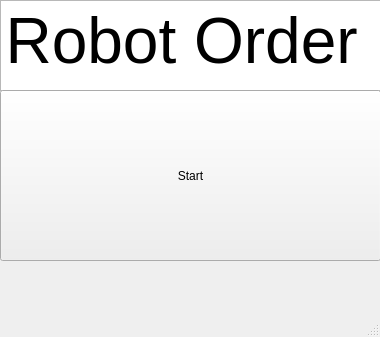
<?xml version="1.0" encoding="UTF-8"?>
<ui version="4.0">
 <class>MainWindow</class>
 <widget class="QMainWindow" name="MainWindow">
  <property name="geometry">
   <rect>
    <x>0</x>
    <y>0</y>
    <width>380</width>
    <height>337</height>
   </rect>
  </property>
  <property name="windowTitle">
   <string>MainWindow</string>
  </property>
  <widget class="QWidget" name="centralwidget">
   <widget class="QTextBrowser" name="textBrowser">
    <property name="geometry">
     <rect>
      <x>0</x>
      <y>0</y>
      <width>381</width>
      <height>91</height>
     </rect>
    </property>
    <property name="html">
     <string>&lt;!DOCTYPE HTML PUBLIC &quot;-//W3C//DTD HTML 4.0//EN&quot; &quot;http://www.w3.org/TR/REC-html40/strict.dtd&quot;&gt;
&lt;html&gt;&lt;head&gt;&lt;meta name=&quot;qrichtext&quot; content=&quot;1&quot; /&gt;&lt;style type=&quot;text/css&quot;&gt;
p, li { white-space: pre-wrap; }
&lt;/style&gt;&lt;/head&gt;&lt;body style=&quot; font-family:'Ubuntu'; font-size:11pt; font-weight:400; font-style:normal;&quot;&gt;
&lt;p align=&quot;center&quot; style=&quot; margin-top:0px; margin-bottom:0px; margin-left:0px; margin-right:0px; -qt-block-indent:0; text-indent:0px;&quot;&gt;&lt;span style=&quot; font-size:48pt;&quot;&gt;Robot Order &lt;/span&gt;&lt;/p&gt;&lt;/body&gt;&lt;/html&gt;</string>
    </property>
   </widget>
   <widget class="QPushButton" name="serving">
    <property name="geometry">
     <rect>
      <x>0</x>
      <y>90</y>
      <width>381</width>
      <height>171</height>
     </rect>
    </property>
    <property name="text">
     <string>Start</string>
    </property>
   </widget>
  </widget>
  <widget class="QMenuBar" name="menubar">
   <property name="geometry">
    <rect>
     <x>0</x>
     <y>0</y>
     <width>380</width>
     <height>28</height>
    </rect>
   </property>
  </widget>
  <widget class="QStatusBar" name="statusbar"/>
 </widget>
 <resources/>
 <connections/>
</ui>
